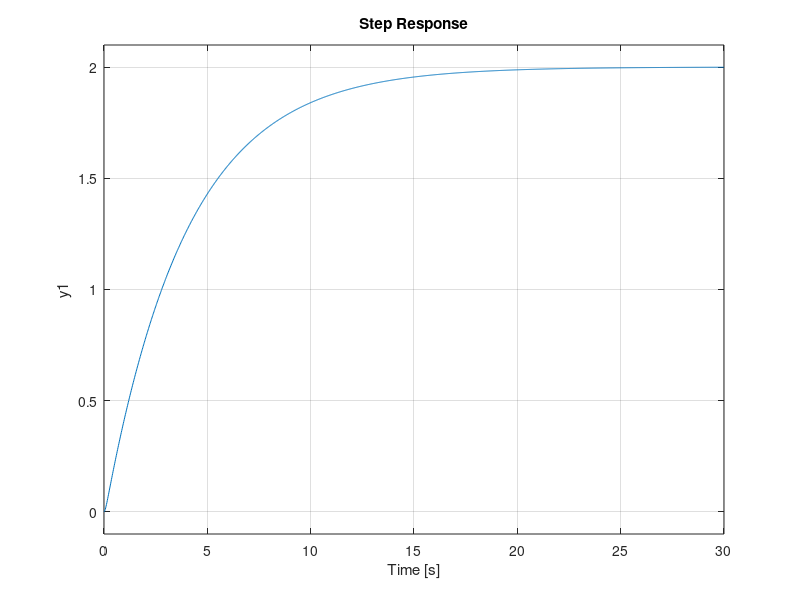
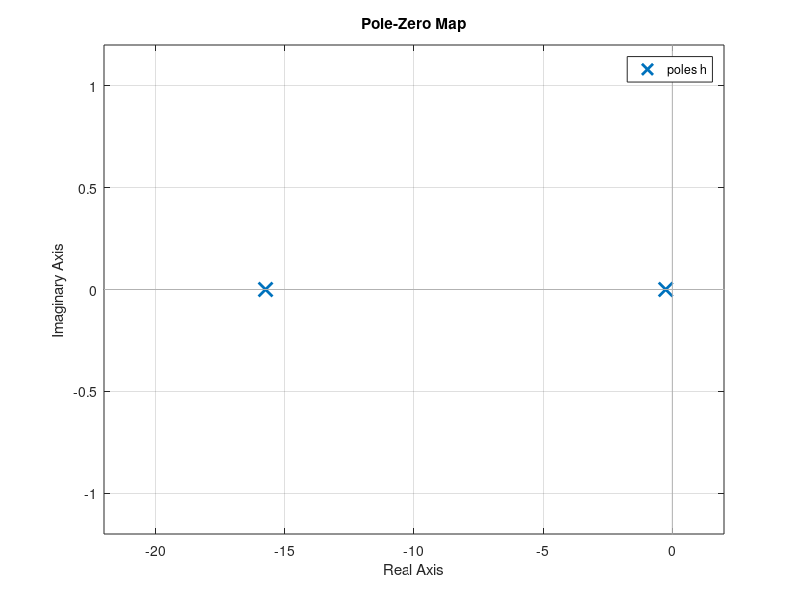
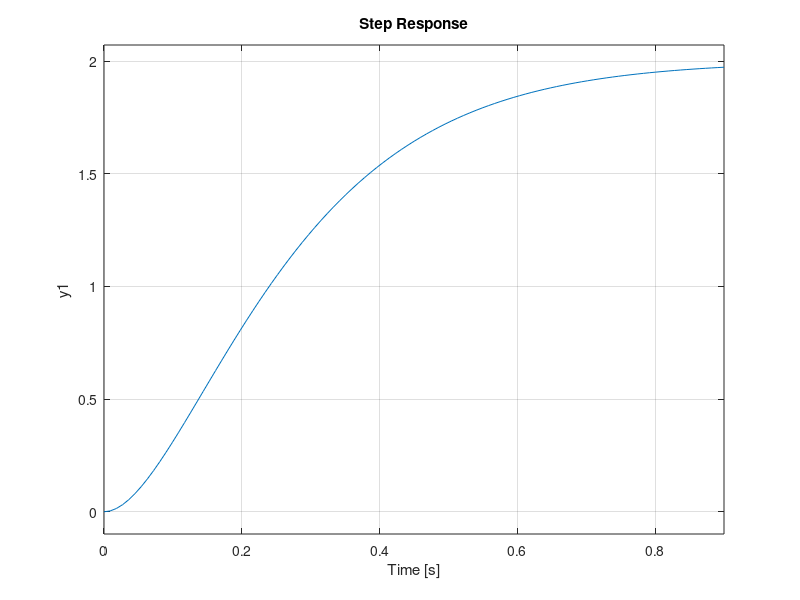
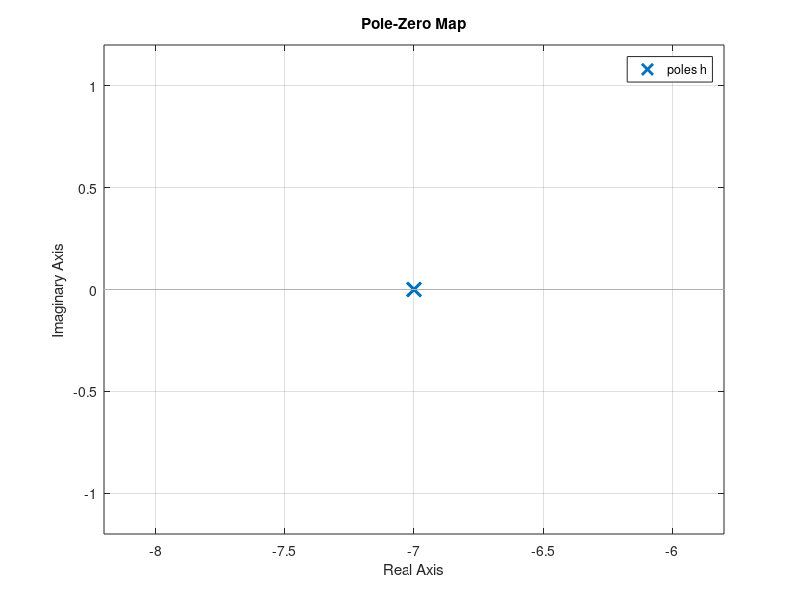

MATLAB code for these plots, in order:
clear 
clc
close all

%Sobreamortiguado
wn=2;
e=4;
k=2;

h=tf(k*wn^2,[1 2*e*wn wn^2]);

step(h)
figure
pzmap(h)
[p z]=pzmap(h);
tao1=-1/p(1);
tao2=-1/p(2);
Ts1=4*(tao1+tao2)



%criticamente amortiguado
wn=7;
e=1;
k=2;

h=tf(k*wn^2,[1 2*e*wn wn^2]);
figure
step(h)
figure
pzmap(h)
[p z]=pzmap(h);
tao1=-1/p(1);
tao2=-1/p(2);
Ts2=4*(tao1+tao2)




%subatmortiguado
wn=7;
e=0.5;
k=2;

h=tf(k*wn^2,[1 2*e*wn wn^2]);
figure
step(h)
figure
pzmap(h)
[p z]=pzmap(h);
tao1=-1/real(p(1));
% tao2=-1/p(2);
Ts3=4/(e*wn)
Ts4=4*tao1

k=-2;wn=7.1608;e=0.49;

h2=tf(k*wn^2,[1 2*e*wn wn^2]);
[p z]=pzmap(h2);
tao=1/(100*(e*wn));
h7=h2*tf(1,[tao 1])*tf(1,[2*tao 1])*tf(1,[1.2*tao 1])*tf(1,[2.5*tao 1])*tf(1,[2.5*tao 1]);



figure
hold on

step(-1*h2,'k')
step(-1*h7,'r')
step(h,'b')

hsensor=tf(1,[1/3.6 1]);

hs=h*hsensor;
figure
step(h)
hold on
step(hs)


%sistemas de orden superior
h1=tf(1,[1 1]);
h2=tf(1,[3 1]);
h3=tf(1,[4.5 1]);
Ts=4*(1+3+4.5)
ht=h1*h2*h3;
figure
step(ht)
